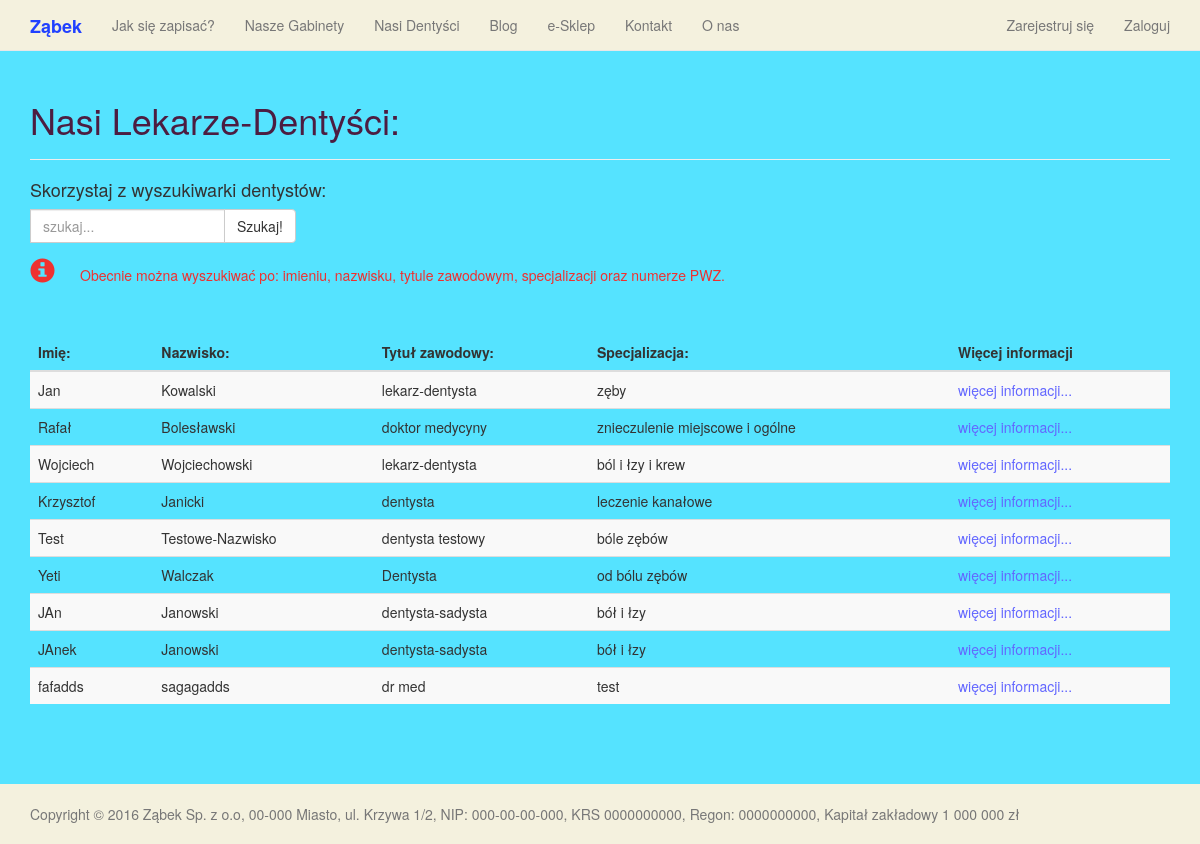
The page /dentists on the database as committed earlier.
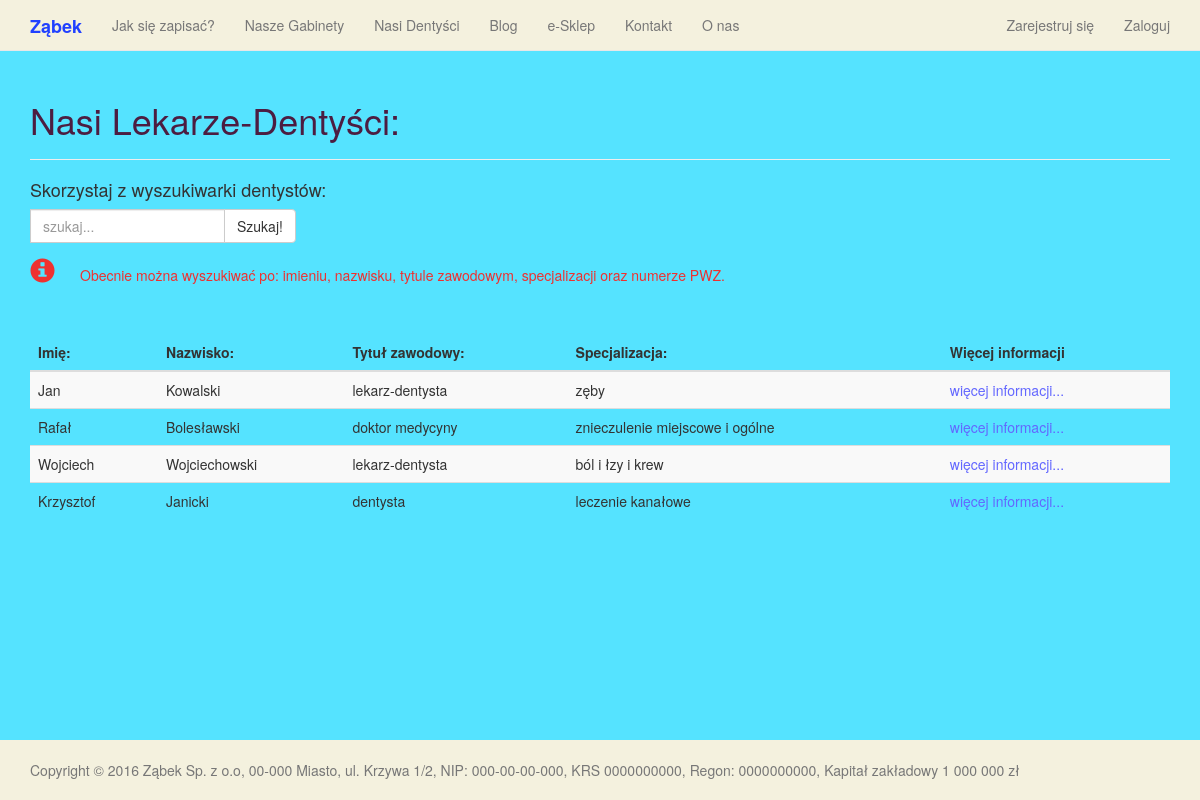
The same page on the database as committed later.
### main_page/models.py (models this page shows, shortened)
class Dentist(models.Model):
    professional_title = models.CharField(max_length=50, help_text="Tytuł zawodowy dentysty")
    name = models.CharField(max_length=100, help_text="Imię")
    surname = models.CharField(max_length=100, help_text="Nazwisko")
    biography = MarkdownField(null=True, help_text="Biografia")
    profile_image = models.ImageField(upload_to="dentists", blank=True, null=True, help_text="Zdjęcie")
    pwz_number = models.CharField(max_length=87, null=True, help_text="7-cyfrowy numer prawa wykonywania zawodu (PWZ)",
         validators=[MaxLengthValidator(7), MinLengthValidator(7)])
    specialties = models.CharField(max_length=50, null=True, help_text="Specjalizacja")
    slug = models.SlugField(max_length=100, unique=True, null=True, help_text="Nazwa linku w postaci - nazwisko-imie-pwz - male litery, bez polskich znaków")
    office = models.ForeignKey(Office, null=True, related_name="workplace")
    def get_absolute_url(self):
        return "/dentist/{0}/".format(self.slug)
    class Meta:
        verbose_name = "Dentist"
        verbose_name_plural = 'Dentists'

### main_page/views.py (the view)
# urls.py: url(r'^dentists', views.DentistsListView.as_view(), name='dentists'),
class DentistsListView(generic.ListView):
    queryset = models.Dentist.objects.all()
    template_name = "dentist/dentists_list.html"
    paginate_by = 25

### main_page/templates/dentist/dentists_list.html (shortened to what this page needs)
{% extends "base.html" %}
    {% load django_markdown %}
    {% load  static %}
    {% block header %}
        {% if search_url in request.path %}
        <h1>Wyniki wyszukiwania</h1>
        <h2>Aby zobaczyć wszystkich Dentystów - <a href="{% url 'main_page:dentists' %}">kliknij</a></h2>
        {% else %}
        <h1>Nasi Lekarze-Dentyści:</h1>
        {% endif %}
    {% endblock %}
    {% block content %}
        <h4>Skorzystaj z wyszukiwarki dentystów:</h4>
        <div class="input-group" id="search-field">
        <form action="/search_dentist" method="GET">
            <div style="float: left;" class="form-group">
                <input type="text" name="q" placeholder="szukaj..." class="form-control"></input>
            </div>
            <span class="input-group-btn">
            <button type="submit" class="btn btn-default">Szukaj!</button>
            </span>
        </form>
        </div>
        <span class="glyphicon glyphicon-info-sign small-info-icon">&nbsp;</span>
        <h5 class="info"> Obecnie można wyszukiwać po: imieniu, nazwisku, tytule zawodowym, specjalizacji oraz numerze PWZ.</h5>
        <BR>&nbsp;<BR>
        {% if object_list %}
            <table class="table table-striped">
            <thead>
                <tr>
                    <th>Imię:</th>
                    <th>Nazwisko:</th>
                    <th>Tytuł zawodowy:</th>
                    <th>Specjalizacja:</th>
                    <th>Więcej informacji</th>
                </tr>
            </thead>
            <tbody>
            {% for dentist in object_list %}
            <tr>
                <td>
                    {{ dentist.name }}
                </td>
                <td>
                    {{ dentist.surname }}
                </td>
                <td>
                    {{ dentist.professional_title }}
                </td>
                <td>
                {% if dentist.specialties %}
                    {{ dentist.specialties }}
                {% else %}
                    dentysta specjalizacji ogólnej
                {% endif %}
                </td>
                <td>
                    <a id="more_info" target="_blank" href="{{ dentist.get_absolute_url }}">więcej informacji...</a>
                </td>
            </div>
            </tr>
            {% endfor %}
        {% else %}
            <p>Nie znaleziono dentystów!</p>
        {% endif %}
    {% endblock %}

Rows that differ between the two databases and show on the page:
removed Dentist: name "Test", surname "Testowe-Nazwisko", professional_title "dentysta testowy", specialties "bóle zębów"
removed Dentist: name "Yeti", surname "Walczak", professional_title "Dentysta", specialties "od bólu zębów"
removed Dentist: name "JAn", surname "Janowski", professional_title "dentysta-sadysta", specialties "bół i łzy"
removed Dentist: name "JAnek", surname "Janowski", professional_title "dentysta-sadysta", specialties "bół i łzy"
removed Dentist: name "fafadds", surname "sagagadds", professional_title "dr med", specialties "test"
